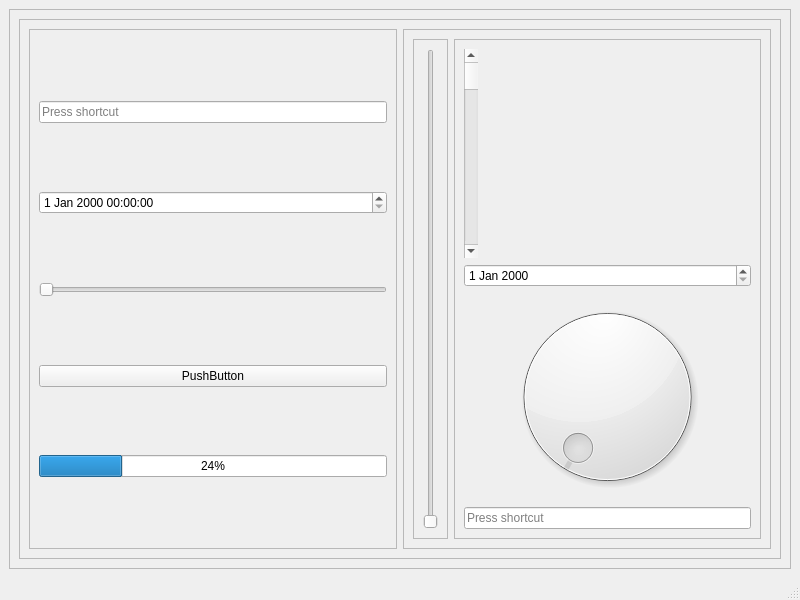
<?xml version="1.0" encoding="UTF-8"?>
<ui version="4.0">
 <class>MainWindow</class>
 <widget class="QMainWindow" name="MainWindow">
  <property name="geometry">
   <rect>
    <x>0</x>
    <y>0</y>
    <width>800</width>
    <height>600</height>
   </rect>
  </property>
  <property name="windowTitle">
   <string>MainWindow</string>
  </property>
  <widget class="QWidget" name="centralwidget">
   <layout class="QVBoxLayout" name="verticalLayout">
    <item>
     <widget class="QFrame" name="frame">
      <property name="frameShape">
       <enum>QFrame::StyledPanel</enum>
      </property>
      <property name="frameShadow">
       <enum>QFrame::Raised</enum>
      </property>
      <layout class="QVBoxLayout" name="verticalLayout_2">
       <item>
        <widget class="QFrame" name="frame_3">
         <property name="frameShape">
          <enum>QFrame::StyledPanel</enum>
         </property>
         <property name="frameShadow">
          <enum>QFrame::Raised</enum>
         </property>
         <layout class="QHBoxLayout" name="horizontalLayout">
          <item>
           <widget class="QFrame" name="frame_4">
            <property name="frameShape">
             <enum>QFrame::StyledPanel</enum>
            </property>
            <property name="frameShadow">
             <enum>QFrame::Raised</enum>
            </property>
            <layout class="QVBoxLayout" name="verticalLayout_5">
             <item>
              <widget class="QKeySequenceEdit" name="keySequenceEdit_2"/>
             </item>
             <item>
              <widget class="QDateTimeEdit" name="dateTimeEdit"/>
             </item>
             <item>
              <widget class="QSlider" name="horizontalSlider">
               <property name="orientation">
                <enum>Qt::Horizontal</enum>
               </property>
              </widget>
             </item>
             <item>
              <widget class="QPushButton" name="pushButton">
               <property name="text">
                <string>PushButton</string>
               </property>
              </widget>
             </item>
             <item>
              <widget class="QProgressBar" name="progressBar">
               <property name="value">
                <number>24</number>
               </property>
              </widget>
             </item>
            </layout>
           </widget>
          </item>
          <item>
           <widget class="QFrame" name="frame_5">
            <property name="frameShape">
             <enum>QFrame::StyledPanel</enum>
            </property>
            <property name="frameShadow">
             <enum>QFrame::Raised</enum>
            </property>
            <layout class="QHBoxLayout" name="horizontalLayout_2">
             <item>
              <widget class="QFrame" name="frame_6">
               <property name="frameShape">
                <enum>QFrame::StyledPanel</enum>
               </property>
               <property name="frameShadow">
                <enum>QFrame::Raised</enum>
               </property>
               <layout class="QVBoxLayout" name="verticalLayout_3">
                <item>
                 <widget class="QSlider" name="verticalSlider">
                  <property name="orientation">
                   <enum>Qt::Vertical</enum>
                  </property>
                 </widget>
                </item>
               </layout>
              </widget>
             </item>
             <item>
              <widget class="QFrame" name="frame_7">
               <property name="frameShape">
                <enum>QFrame::StyledPanel</enum>
               </property>
               <property name="frameShadow">
                <enum>QFrame::Raised</enum>
               </property>
               <layout class="QVBoxLayout" name="verticalLayout_4">
                <item>
                 <widget class="QScrollBar" name="verticalScrollBar">
                  <property name="orientation">
                   <enum>Qt::Vertical</enum>
                  </property>
                 </widget>
                </item>
                <item>
                 <widget class="QDateEdit" name="dateEdit"/>
                </item>
                <item>
                 <widget class="QDial" name="dial"/>
                </item>
                <item>
                 <widget class="QKeySequenceEdit" name="keySequenceEdit"/>
                </item>
               </layout>
              </widget>
             </item>
            </layout>
           </widget>
          </item>
         </layout>
        </widget>
       </item>
      </layout>
     </widget>
    </item>
   </layout>
  </widget>
  <widget class="QMenuBar" name="menubar">
   <property name="geometry">
    <rect>
     <x>0</x>
     <y>0</y>
     <width>800</width>
     <height>27</height>
    </rect>
   </property>
  </widget>
  <widget class="QStatusBar" name="statusbar"/>
 </widget>
 <resources/>
 <connections/>
</ui>
